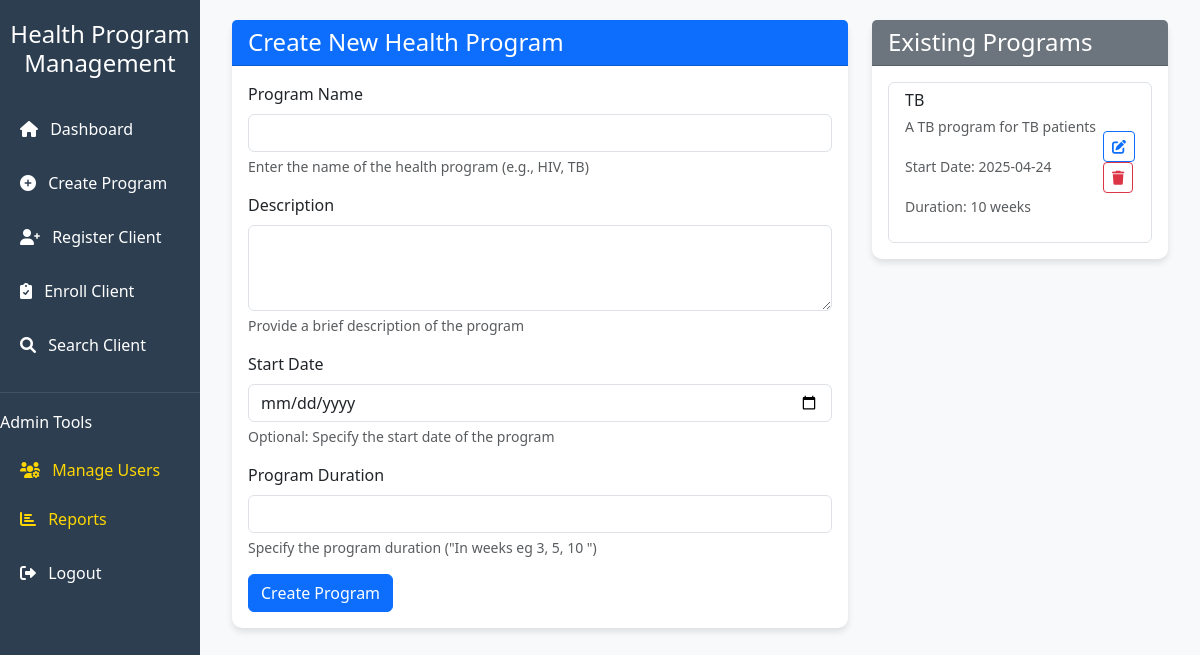
/create-program (signed in), run on an earlier commit of the app's database.
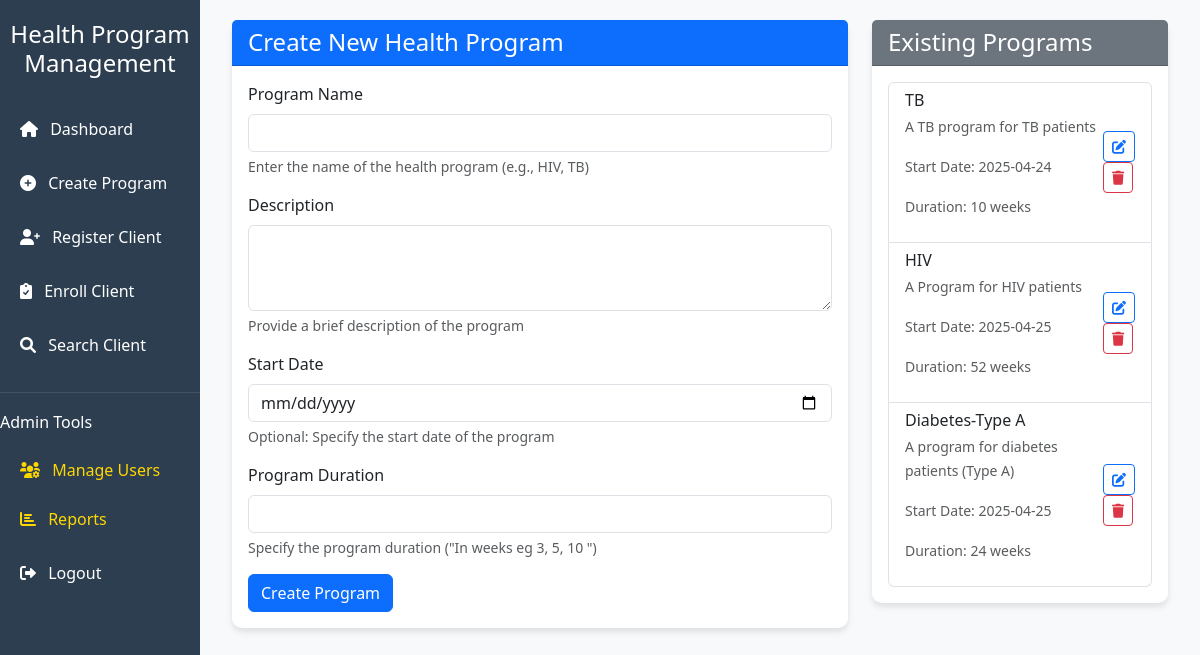
And on a later commit of the database.
### app/model.py (models this page shows, shortened)
class Program(db.Model):
    __tablename__ = 'programs'
    id = db.Column(db.Integer, primary_key=True, autoincrement=True)
    name = db.Column(db.String(100), nullable=False)
    description = db.Column(db.Text)
    start_date = db.Column(db.Date, nullable=False)
    duration = db.Column(db.Integer, nullable=False) # How long a program lasts in weeks
    enrollments = db.relationship('Enrollment', backref='program', lazy=True)

### app/routes.py (the view)
@main.route('/create-program')
@login_required
def create_program():
    programs = Program.query.all()
    return render_template('create_program.html', programs=programs)

### app/_init_.py (called while the page is built)
@login_manager.user_loader
def load_user(user_id):
    return User.query.get(int(user_id))

### app/utils.py (called while the page is built)
def login_required(f):
    @wraps(f)
    def decorated_function(*args, **kwargs):
        if not current_user.is_authenticated:
            flash("You need to be logged in to access this page.", "warning")
            return redirect(url_for('main.login'))
        return f(*args, **kwargs)
    return decorated_function

### app/templates/create_program.html (shortened to what this page needs)
{% extends "base.html" %}
{% block content %}
<div class="container">
    <div class="row">
        <div class="col-md-8">
            <div class="card mb-4">
                <div class="card-header bg-primary text-white">
                    <h4 class="mb-0">Create New Health Program</h4>
                </div>
                <div class="card-body">
                    <form method="POST" action="{{ url_for('main.add_program') }}">
                        <div class="mb-3">
                            <label for="program_name" class="form-label">Program Name</label>
                            <input type="text" class="form-control" id="program_name" name="program_name" required>
                            <div class="form-text">Enter the name of the health program (e.g., HIV, TB)</div>
                        </div>
                        <div class="mb-3">
                            <label for="description" class="form-label">Description</label>
                            <textarea class="form-control" id="description" name="description" rows="3" required></textarea>
                            <div class="form-text">Provide a brief description of the program</div>
                        </div>
                        <div class="mb-3">
                            <label for="start_date" class="form-label">Start Date</label>
                            <input type="date" class="form-control" id="start_date" name="start_date" required>
                            <div class="form-text">Optional: Specify the start date of the program</div>
                        </div>
                        <div class="mb-3">
                            <label for="duration" class="form-label">Program Duration</label>
                            <input type="number" class="form-control" id="duration" name="duration" required>
                            <div class="form-text">Specify the program duration ("In weeks eg 3, 5, 10 ")</div>
                        </div>
                        <button type="submit" class="btn btn-primary">Create Program</button>
                    </form>
                </div>
            </div>
        </div>
        <div class="col-md-4">
            <div class="card">
                <div class="card-header bg-secondary text-white">
                    <h4 class="mb-0">Existing Programs</h4>
                </div>
                <div class="card-body">
                    <div class="list-group">
                        {% for program in programs %}
                        <div class="list-group-item">
                            <div class="d-flex justify-content-between align-items-center">
                                <div>
                                    <h6 class="mb-1">{{ program.name }}</h6>
                                    <p><small class="text-muted">{{ program.description}}</small></p>
                                    <p><small class="text-muted">Start Date: {{ program.start_date }}</small></p>
                                    <p><small class="text-muted">Duration: {{ program.duration }} weeks</small></p>
                                </div>
                                <div>
                                    <a href="{{ url_for('main.edit_program', program_id=program.id) }}" class="btn btn-sm btn-outline-primary">
                                        <i class="fas fa-edit"></i>
                                    </a>
                                    <form action="{{ url_for('main.delete_program', program_id=program.id) }}" method="POST" onsubmit="return confirm('Are you sure you want to delete this program?')">
                                        <button type="submit" class="btn btn-sm btn-outline-danger">
                                            <i class="fas fa-trash"></i>
                                        </button>
                                    </form>
                                </div>
                            </div>
                        </div>
                        {% else %}
                        <div class="text-center text-muted">
                            No programs created yet
                        </div>
                        {% endfor %}
                    </div>
                </div>
            </div>
        </div>
    </div>
</div>
{% endblock %}

### app/templates/base.html (shortened to what this page needs)
<!DOCTYPE html>
<html lang="en">
<head>
    <link href="https://cdn.jsdelivr.net/npm/bootstrap@5.3.0/dist/css/bootstrap.min.css" rel="stylesheet">
    <link href="https://cdnjs.cloudflare.com/ajax/libs/font-awesome/6.0.0/css/all.min.css" rel="stylesheet">
</head>
<body>
    <div class="container-fluid">
        <div class="row">
            <div class="col-md-3 col-lg-2 sidebar">
                <div class="text-center mb-4">
                    <h4 class="text-white">Health Program Management</h4>
                </div>
                <nav class="nav flex-column">
                    {% if current_user.is_authenticated %}
                        <a class="nav-link {% if request.endpoint == 'index' %}active{% endif %}" href="{{ url_for('main.index') }}">
                            <i class="fas fa-home me-2"></i> Dashboard
                        </a>
                        <a class="nav-link {% if request.endpoint == 'create_program' %}active{% endif %}" href="{{ url_for('main.create_program') }}">
                            <i class="fas fa-plus-circle me-2"></i> Create Program
                        </a>
                        <a class="nav-link {% if request.endpoint == 'register_client' %}active{% endif %}" href="{{ url_for('main.register_client') }}">
                            <i class="fas fa-user-plus me-2"></i> Register Client
                        </a>
                        <a class="nav-link {% if request.endpoint == 'enroll_client' %}active{% endif %}" href="{{ url_for('main.enroll_client') }}">
                            <i class="fas fa-clipboard-check me-2"></i> Enroll Client
                        </a>
                        <a class="nav-link {% if request.endpoint == 'search_client' %}active{% endif %}" href="{{ url_for('main.search_client') }}">
                            <i class="fas fa-search me-2"></i> Search Client
                        </a>
                        {% if current_user.is_authenticated and current_user.role == 'admin' %}
                        <div class="admin-section">
                            <h6 class="text-white mb-3">Admin Tools</h6>
                            <a class="nav-link {% if request.endpoint == 'manage_users' %}active{% endif %}" href="{{ url_for('main.manage_users') }}">
                                <i class="fas fa-users-cog me-2"></i> Manage Users
                            </a>
                            <a class="nav-link {% if request.endpoint == 'reports' %}active{% endif %}" href="{{ url_for('main.reports') }}">
                                <i class="fas fa-chart-bar me-2"></i> Reports
                            </a>
                        </div>
                        {% endif %}
                        <div class="mt-auto">
                            {% if current_user.is_authenticated %}
                                <a class="nav-link" href="{{ url_for('main.logout') }}">
                                    <i class="fas fa-sign-out-alt me-2"></i> Logout
                                </a>
                            {% endif %}
                        </div>
                    {% else %}
                        <a class="nav-link {% if request.endpoint == 'login' %}active{% endif %}" href="{{ url_for('main.login') }}">
                            <i class="fas fa-sign-in-alt me-2"></i> Login
                        </a>
                    {% endif %}
                </nav>
            </div>
            <div class="col-md-9 col-lg-10 main-content">
                {% block content %}{% endblock %}
            </div>
        </div>
    </div>
</body>
</html>

### app/templates/base.html (style rules this page uses)
:root { --primary-color: #2c3e50; --secondary-color: #3498db; --accent-color: #e74c3c; --light-bg: #f8f9fa; }
body { font-family: 'Segoe UI', Tahoma, Geneva, Verdana, sans-serif; background-color: var(--light-bg); }
.sidebar { background-color: var(--primary-color); min-height: 100vh; padding: 20px 0; }
.sidebar .nav-link { color: white; padding: 10px 20px; margin: 5px 0; border-radius: 5px; transition: all 0.3s; }
.main-content { padding: 20px; }
.card { border: none; border-radius: 10px; box-shadow: 0 4px 6px rgba(0, 0, 0, 0.1); transition: transform 0.3s; }
.admin-section { border-top: 1px solid rgba(255, 255, 255, 0.1); margin-top: 20px; padding-top: 20px; }
.admin-section .nav-link { color: #ffd700; }

What changed in the data, as far as the page shows it:
added Program: name "HIV", description "A Program for HIV patients", start_date "2025-04-25", duration "52"
added Program: name "Diabetes-Type A", description "A program for diabetes patients (Type A)", start_date "2025-04-25", duration "24"
